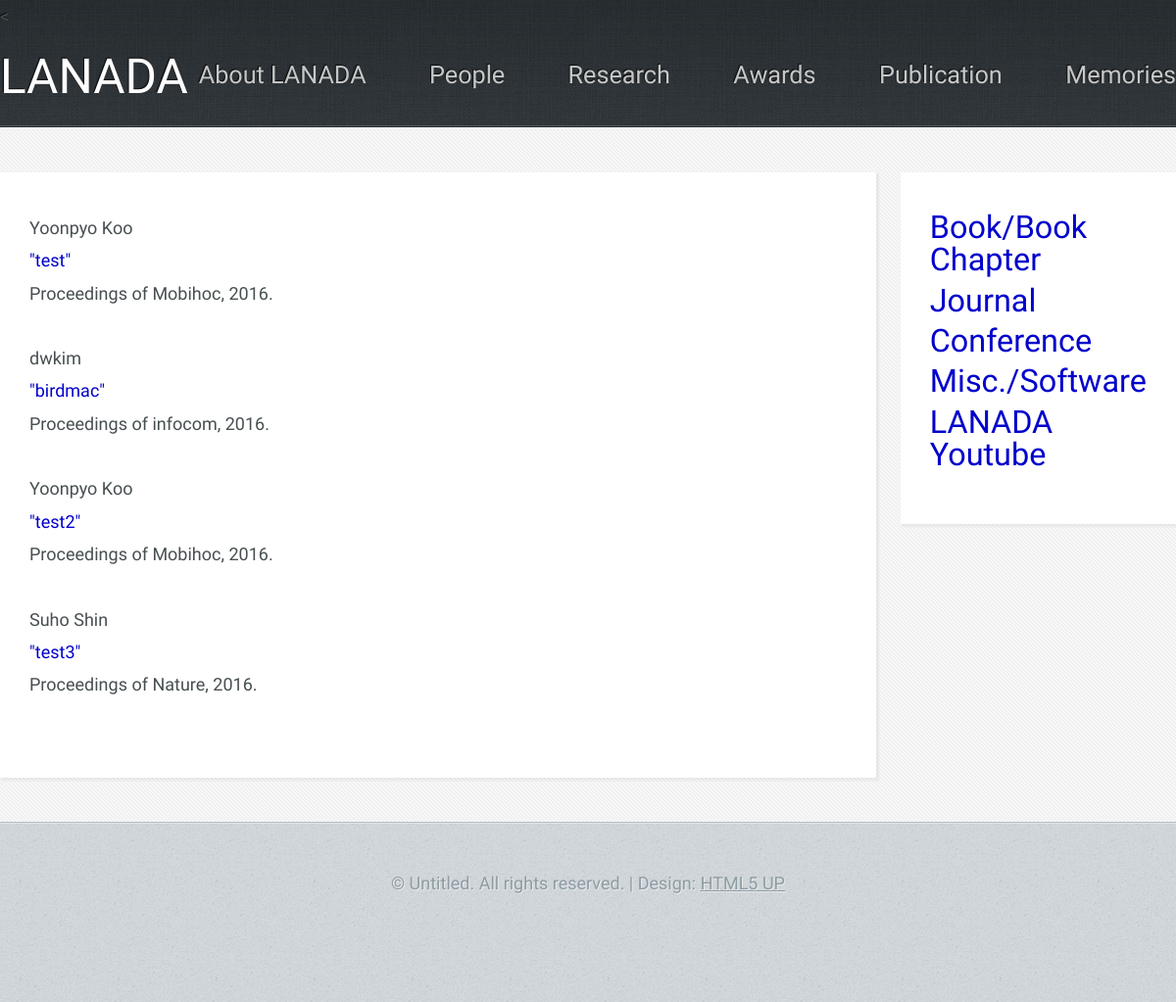
The page /pub/conference/ on the database as committed earlier.
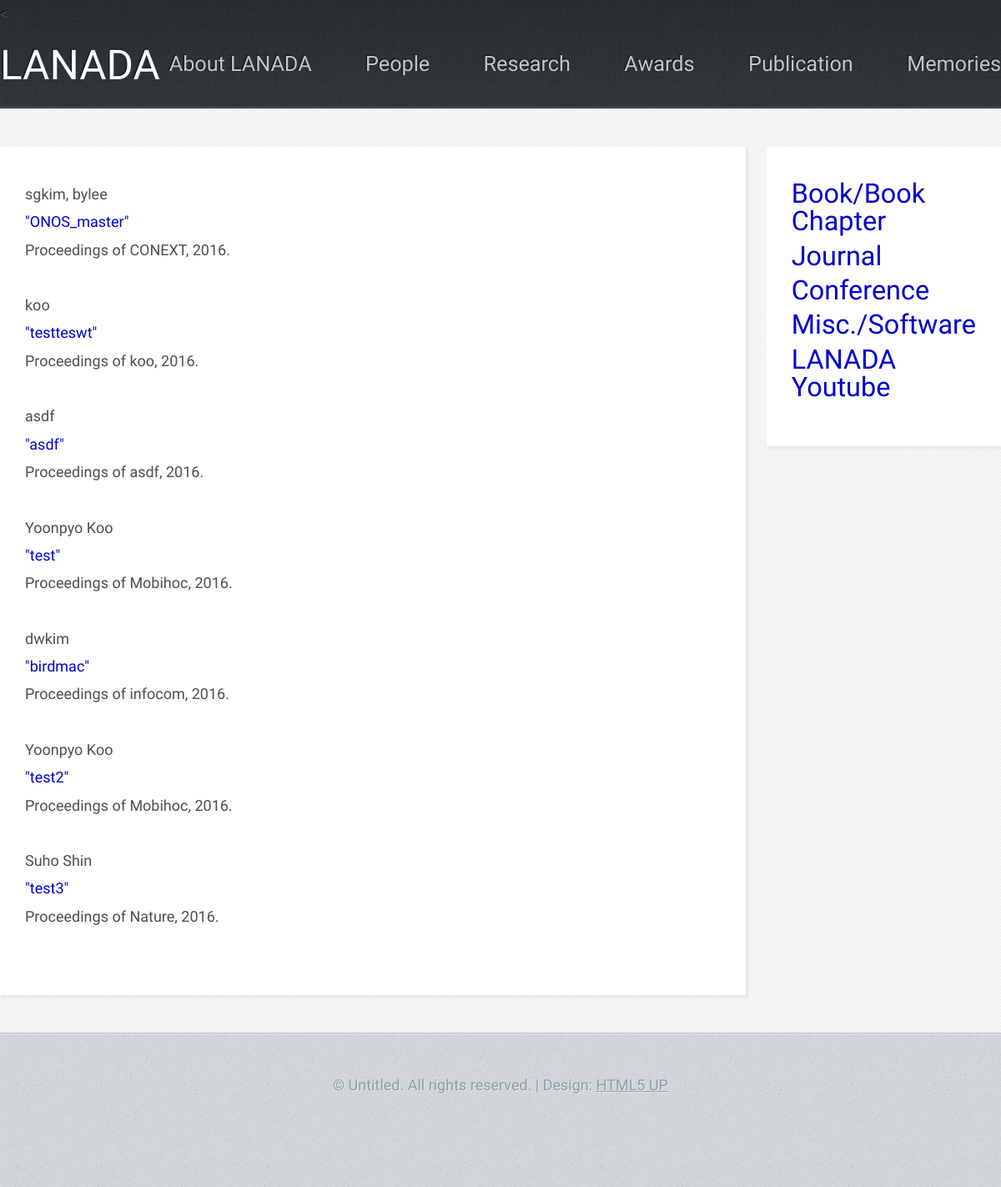
The same page on the database as committed later.
### pub/models.py (models this page shows, shortened)
class AbstractPaper(models.Model):
	title = models.CharField(max_length=50)
	author = models.CharField(max_length=50)
	keywords = models.CharField(max_length=50)
	date = models.DateField()
	class Meta:
		abstract = True

@python_2_unicode_compatible
class ConferencePaper(AbstractPaper):
	conference_name = models.CharField(max_length=50)
	pdf_file_c = models.FileField(upload_to='paper/conference')
	pdf_filename_c = models.CharField(max_length=50, default=None, blank=True, editable=False)

### pub/views.py (the view)
# urls.py: url(r'conference/$', views.conference, name='conference'),
def conference(request):
	from .models import ConferencePaper
	paper_list = ConferencePaper.objects.order_by('-date')
	context = {
		'paper_list': paper_list
	}
	return render(request, 'conference.html', context)

### pub/templates/conference.html (shortened to what this page needs)
{% extends 'base.html' %}
{% block content %}
	<div id="content-wrapper">
	  <div id="content">
		<div class="container">
		  <div class="row">
			<div class="9u">
			  <section>
				{% if paper_list %}
					{% for paper in paper_list %}
						{{ paper.author }} <br>
						<a href="{{ paper.pdf_filename_c }}">
						"{{ paper.title }}"</a><br>
						Proceedings of <em>{{ paper.conference_name }}</em>, {{ paper.date.year }}.<br><br>
					{% endfor %}
				{% endif %}
			  </section>
			</div>
			<div class="3u">
			  <section>
				<header>
				  <h2><a href="/pub/book">Book/Book Chapter</a></h2>
				  <h2><a href="/pub/journal">Journal</a></h2>
				  <h2><a href="/pub/conference">Conference</a></h2>
				  <h2><a href="misc">Misc./Software</a></h2>
				  <h2><a href="youtube">LANADA Youtube</a></h2>
				</header>
			  </section>
			</div>
		  </div>
		</div>
	  </div>
	</div>
{% endblock content %}

### templates/base.html (shortened to what this page needs)
<!DOCTYPE html>
<html>
  <head>
    {% load staticfiles %}
    <link rel="stylesheet" href="{% static "css/skel.css" %}">
    <link rel="stylesheet" href="{% static "css/style.css" %}">
    <link rel="stylesheet" href="{% static "css/style-desktop.css" %}">
  </head>
  <body class="subpage">
    <div id="header-wrapper">
      <header id="header" class="container">
        <div class="row">
          <div class="12u">
            <h1><a href="/">LANADA</a></h1>
            <
            <nav id="nav"> <a href="/about">About LANADA</a> <a href="/people">People</a>
              <a href="/research">Research</a> <a href="/awards">Awards</a>
	      <a href="/pub">Publication</a>
              <a href="/memory">Memories</a> </nav>
          </div>
        </div>
      </header>
    </div>
    {% block content %}
    {% endblock %}
    <div id="copyright"> © Untitled. All rights reserved. | Design: <a href="http:/html5up.net">HTML5
        UP</a> </div>
  </body>
</html>

### memory/static/css/skel.css (style rules this page uses)
html,body,div,span,applet,object,iframe,h1,h2,h3,h4,h5,h6,p,blockquote,pre,a,abbr,acronym,address,big,cite,code,del,dfn,em,img,ins,kbd,q,s,samp,small,strike,strong,sub,sup,tt,var,b,u,i,center,dl,dt,dd,ol,ul,li,fieldset,form,label,legend,table,caption,tbody,tfoot,thead,tr,th,td,article,aside,canvas,details,embed,figure,figcaption,footer,header,hgroup,menu,nav,output,ruby,section,summary,time,mark,audio,video { margin:0;padding:0;border:0;font-size:100%;font:inherit;vertical-align:baseline; }
article,aside,details,figcaption,figure,footer,header,hgroup,menu,nav,section { display:block; }
body { line-height:1; }
body { -webkit-text-size-adjust:none }
*, *:before, *:after { -moz-box-sizing: border-box; -webkit-box-sizing: border-box; box-sizing: border-box; }
.container { margin-left: auto; margin-right: auto; width: 1200px; }
.row { border-bottom: solid 1px transparent; }
.row > * { float: left; }
.row:after, .row:before { content: ''; display: block; clear: both; height: 0; }
.row > * { padding: 25px 0 0 25px; }
.row { margin: -25px 0 -1px -25px; }
.\31 2u, .\31 2u\24, .\31 2u\28 1\29, .\31 2u\24\28 1\29 { width: 100%; clear: none; }
.\39 u, .\39 u\24, .\39 u\28 1\29, .\39 u\24\28 1\29 { width: 75%; clear: none; }
.\33 u, .\33 u\24, .\33 u\28 1\29, .\33 u\24\28 1\29 { width: 25%; clear: none; }

### memory/static/css/style.css (style rules this page uses)
body { background: #D4D9DD url('images/bg03.jpg'); }
body, input, textarea, select { color: #474f51; font-size: 13.5pt; font-family: 'Yanone Kaffeesatz'; line-height: 1.85em; font-weight: 300; }
a { text-decoration: underline; }
section > :last-child, .last-child { margin-bottom: 0 !important; }

### static/css/style-desktop.css (style rules this page uses)
body { min-width: 1200px; }
section:last-child { margin-bottom: 0 !important; }
#header-wrapper { background: #3B4346 url('images/bg01.jpg'); border-bottom: solid 1px #272d30; box-shadow: inset 0px -1px 0px 0px #51575a; text-shadow: -1px -1px 1px rgba(0,0,0,0.75); }
.subpage #header-wrapper { height: 155px; }
#content-wrapper { background: #f7f7f7 url('images/bg04.png'); border-top: solid 1px #fff; padding: 45px 0 45px 0; }
#header { min-height: 155px; position: relative; }
#header h1 { position: absolute; left: 0; bottom: 35px; font-size: 2.75em; }
#header h1 a { color: #fff; text-decoration: none; }
#header nav { position: absolute; right: 0; bottom: 35px; font-weight: 200; }
#header nav a { color: #c6c8c8; text-decoration: none; font-size: 1.4em; margin-left: 60px; outline: 0; }
#content section { background: #fff; padding: 40px 30px 45px 30px; box-shadow: 2px 2px 2px 1px rgba(128,128,128,0.1); margin: 0 0 10% 0; }
#content h2 { font-size: 1.8em; color: #373f42; margin: 0 0 0.25em 0; }
#content a { color: #0000CC; text-decoration: none; }
#content header { margin: 0 0 2em 0; }
#copyright { border-top: solid 1px #b5bec3; box-shadow: inset 0px 1px 0px 0px #e0e4e7; text-align: center; padding: 45px 0 80px 0; color: #8d9ca3; text-shadow: 1px 1px 0px rgba(255,255,255,0.5); }
#copyright a { color: #8d9ca3; }

Rows that differ between the two databases and show on the page:
added ConferencePaper: author "sgkim, bylee", title "ONOS_master", conference_name "CONEXT", date.year "2016"
added ConferencePaper: author "koo", title "testteswt", conference_name "koo", date.year "2016"
added ConferencePaper: author "asdf", title "asdf", conference_name "asdf", date.year "2016"
